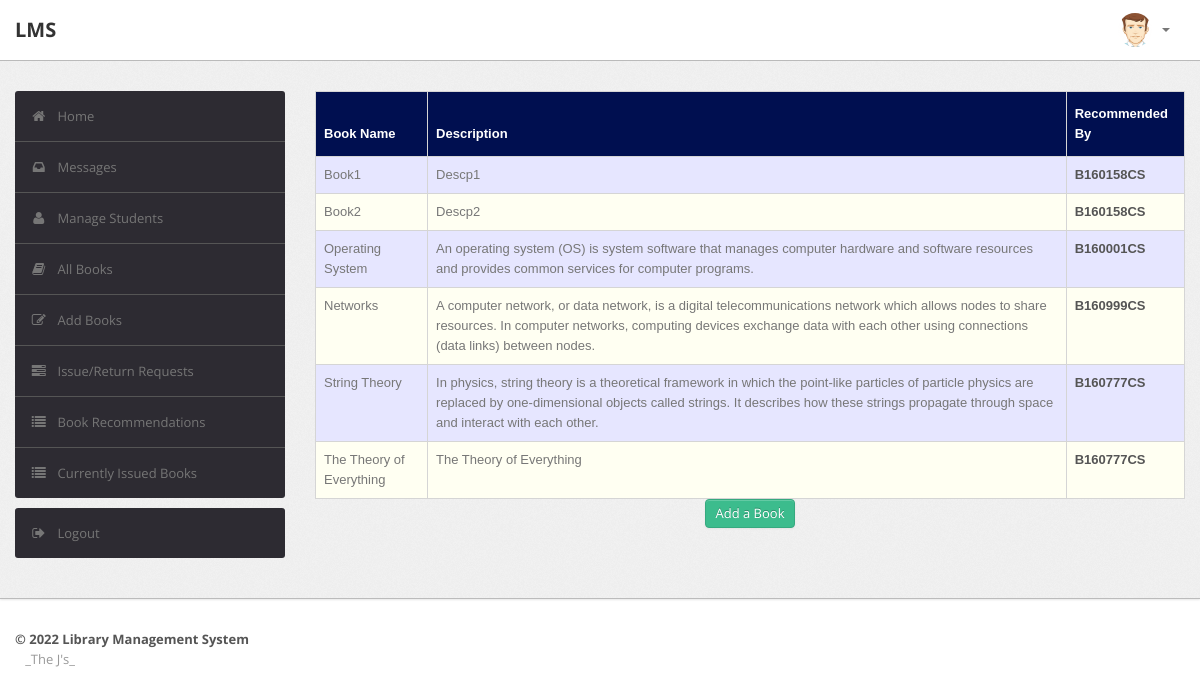
/admin/recommendations.php (signed in), run on the app's committed database.
### tables this page shows
CREATE TABLE `recommendations` (
  `R_ID` int(10) NOT NULL,
  `Book_Name` varchar(50) DEFAULT NULL,
  `Description` varchar(255) DEFAULT NULL,
  `RollNo` varchar(50) DEFAULT NULL
);

### admin/recommendations.php (the view, shortened to what this page needs)
<?php
require('dbconn.php');
?>
<?php
if ($_SESSION['RollNo']) {
    ?>
<!DOCTYPE html>
<html lang="en">
    <head>
        <link type="text/css" href="bootstrap/css/bootstrap.min.css" rel="stylesheet">
        <link type="text/css" href="bootstrap/css/bootstrap-responsive.min.css" rel="stylesheet">
        <link type="text/css" href="css/theme.css" rel="stylesheet">
        <link type="text/css" href="images/icons/css/font-awesome.css" rel="stylesheet">
    </head>
    <body>
        <div class="navbar navbar-fixed-top">
            <div class="navbar-inner">
                <div class="container">
                        <a class="brand" href="index.php">LMS </a>
                    <div class="nav-collapse collapse navbar-inverse-collapse">
                        <ul class="nav pull-right">
                            <li class="nav-user dropdown"><a href="#" class="dropdown-toggle" data-toggle="dropdown">
                                <img src="images/user.png" class="nav-avatar" />
                                <b class="caret"></b></a>
                            </li>
                        </ul>
                    </div>
                </div>
            </div>
        </div>
        <div class="wrapper">
            <div class="container">
                <div class="row">
                    <div class="span3">
                        <div class="sidebar">
                            <ul class="widget widget-menu unstyled">
                                <li class="active"><a href="index.php"><i class="menu-icon icon-home"></i>Home
                                </a></li>
                                 <li><a href="message.php"><i class="menu-icon icon-inbox"></i>Messages</a>
                                </li>
                                <li><a href="student.php"><i class="menu-icon icon-user"></i>Manage Students </a>
                                </li>
                                <li><a href="book.php"><i class="menu-icon icon-book"></i>All Books </a></li>
                                <li><a href="addbook.php"><i class="menu-icon icon-edit"></i>Add Books </a></li>
                                <li><a href="requests.php"><i class="menu-icon icon-tasks"></i>Issue/Return Requests </a></li>
                                <li><a href="recommendations.php"><i class="menu-icon icon-list"></i>Book Recommendations </a></li>
                                <li><a href="current.php"><i class="menu-icon icon-list"></i>Currently Issued Books </a></li>
                            </ul>
                            <ul class="widget widget-menu unstyled">
                                <li><a href="logout.php"><i class="menu-icon icon-signout"></i>Logout </a></li>
                            </ul>
                        </div>
                    </div>
                    <div class="span9">
                        <table class="table" id = "tables">
                                  <thead>
                                    <tr>
                                      <th>Book Name</th>
                                      <th>Description</th>
                                      <th>Recommended By</th>
                                    </tr>
                                  </thead>
                                  <tbody>
                                    <?php
                            $sql="select * from LMS.recommendations";
                            $result=$conn->query($sql);
                            while($row=$result->fetch_assoc())
                            {
                                $bookname=$row['Book_Name'];
                                $description=$row['Description'];
                                $rollno=$row['RollNo'];
                            ?>
                                    <tr>
                                      <td><?php echo $bookname ?></td>
                                      <td><?php echo $description?></td>
                                      <td><b><?php echo strtoupper($rollno)?></b></td>
                                    </tr>
                               <?php } ?>
                               </tbody>
                                </table>
                                <center>
                                <a href="addbook.php" class="btn btn-success">Add a Book</a></center>
                    </div>
                </div>
            </div>
        </div>
<div class="footer">
            <div class="container">
                <b class="copyleft">&copy; 2022 Library Management System </b> <br>&nbsp;&nbsp; _The J's_
            </div>
        </div>
    </body>
</html>
<?php }
else {
    echo "<script type='text/javascript'>alert('Access Denied!!!')</script>";
} ?>

### admin/css/theme.css (style rules this page uses)
#tables { font-family: "Trebuchet MS", Arial, Helvetica, sans-serif; border-collapse: collapse; width: 100%; }
#tables td, #tables th { border: 1px solid #ddd; padding: 8px; }
#tables tr:nth-child(even) { background-color: #fffff2; }
#tables tr:nth-child(odd) { background-color: #e6e6ff; }
#tables th { padding-top: 12px; padding-bottom: 12px; text-align: left; background-color: #000F50; color: white; }
body { font-size: 13px; font-family: 'Open Sans', Arial, sans-serif; background: #fff; color: #777 }
strong, b { color: #555 }
.wrapper { background: url(../images/bg.png) #eee; border-bottom: 1px solid #bbb; -webkit-box-shadow: 0 1px 2px rgba(0,0,0,0.1); -moz-box-shadow: 0 1px 2px rgba(0,0,0,0.1); box-shadow: 0 1px 2px rgba(0,0,0,0.1); padding: 30px 0 }
.footer { color: #999; padding: 30px 0 60px }
body [class^="icon-"], body [class*=" icon-"] { font-size: 14px; line-height: 20px; height: 20px }
.navbar { position: static!important; margin: 0!important }
.navbar .navbar-inner { background: #fff; border-bottom: 1px solid #bbb; -webkit-box-shadow: 0 1px 2px rgba(0,0,0,0.15); -moz-box-shadow: 0 1px 2px rgba(0,0,0,0.15); box-shadow: 0 1px 2px rgba(0,0,0,0.15) }
.navbar .brand { color: #333; font-weight: bold; font-size: 20px; margin-right: 20px; padding: 20px }
.navbar .nav>li>a { padding: 20px 15px; font-weight: bold; color: #777 }
.nav-user>a { height: 20px }
.nav-avatar { width: 34px; height: 34px; margin: -7px 5px 0 0; -webkit-border-radius: 50%; -moz-border-radius: 50%; border-radius: 50% }
.btn, .btn-box { -webkit-border-radius: 3px; -moz-border-radius: 3px; border-radius: 3px }
.btn { font-size: 13px; font-weight: 600 }
.btn { display: inline-block; margin-bottom: 0; font-weight: 400; text-align: center; vertical-align: middle; cursor: pointer; background-image: none; border: 1px solid transparent; white-space: nowrap; padding: 4px 10px; font-size: 13px; line-height: 1.42857; border-radius: 4px; -webkit-user-select: none; -moz-user-select: none; -ms-user-select: none; user-select: none }
.btn-success { color: #fff; background-color: #3cbc8d; border-color: #36a97f }
.table { margin-bottom: 0 }
.table th, .table td { border-color: #d5d5d5!important }
.widget-menu { background: #fff; -webkit-border-radius: 3px; -moz-border-radius: 3px; border-radius: 3px; overflow: hidden }
.widget-menu a { color: #555; display: block; line-height: 20px; padding: 15px; text-decoration: none!important }
.widget-menu .menu-icon { margin-right: 10px; color: #767676; -webkit-transition: all .2s ease-in-out; -moz-transition: all .2s ease-in-out; transition: all .2s ease-in-out; }
.widget-menu>li+li { border-top: 1px solid #555 }
.widget-menu>li>a { background-color: #2d2b32; color: #767676; -webkit-transition: all .2s ease-in-out; -moz-transition: all .2s ease-in-out; transition: all .2s ease-in-out; }

### data on the page
recommendations: Book_Name "Book1", Description "Descp1", RollNo "B160158CS"
recommendations: Book_Name "Book2", Description "Descp2", RollNo "B160158CS"
recommendations: Book_Name "Operating System", Description "An operating system (OS) is system software that manages computer hardware and software resources and provides common services for computer programs.", RollNo "B160001CS"
recommendations: Book_Name "Networks", Description "A computer network, or data network, is a digital telecommunications network which allows nodes to share resources. In computer networks, computing devices exchange data with each other using connections (data links) between nodes.", RollNo "B160999CS"
recommendations: Book_Name "String Theory", Description "In physics, string theory is a theoretical framework in which the point-like particles of particle physics are replaced by one-dimensional objects called strings. It describes how these strings propagate through space and interact with each other.", RollNo "B160777CS"
recommendations: Book_Name "The Theory of Everything", Description "The Theory of Everything", RollNo "B160777CS"
